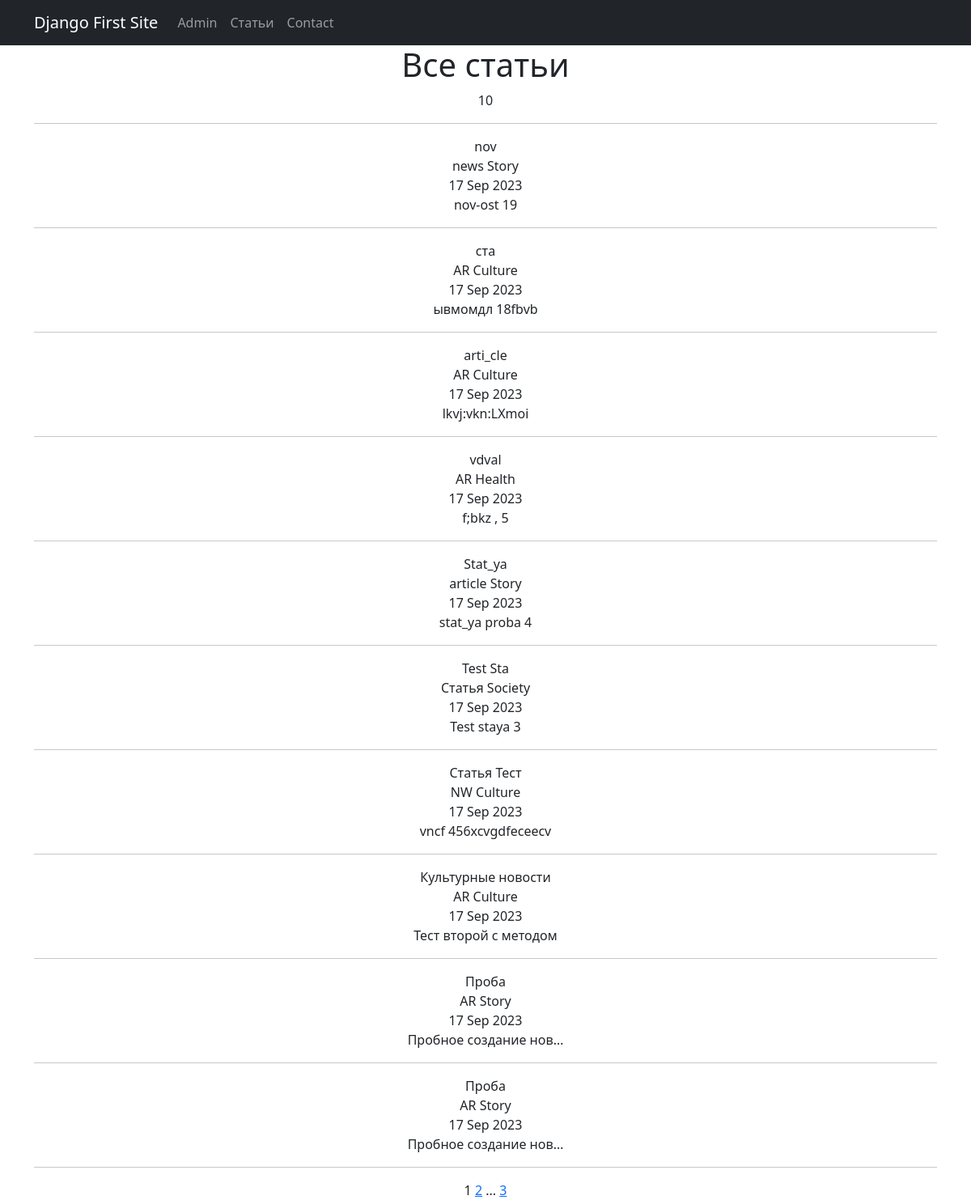
The page /news/ on the database as committed earlier.
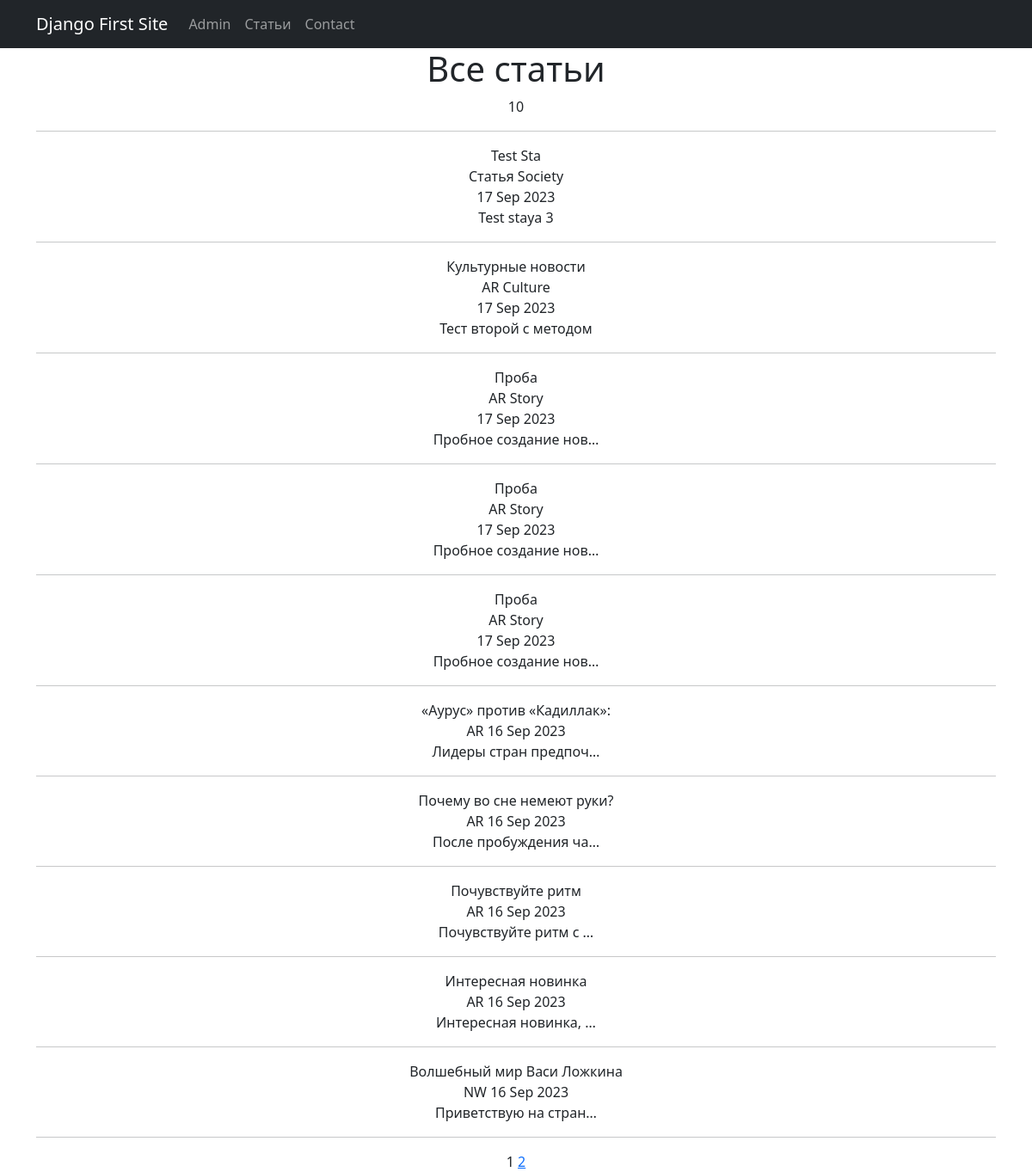
The same page on the database as committed later.
### news/models.py (models this page shows, shortened)
class Post(models.Model):
    news = 'NW'
    article = 'AR'
    CATEGORY_CHOICES = [
        (news, 'Новость'),
        (article, 'Статья')
    ]
    post_author = models.ForeignKey(Author, on_delete=models.CASCADE)
    category_type = models.CharField(max_length=2, choices=CATEGORY_CHOICES,
                                     default=article)
    post_date = models.DateTimeField(auto_now_add=True)
    post_category = models.ManyToManyField(Category, through='PostCategory')
    post_title = models.CharField(max_length=128)
    post_text = models.TextField()
    post_rating = models.SmallIntegerField(default=0)

class Category(models.Model):
    category_name = models.CharField(max_length=64, unique=True)
    subscribers = models.ManyToManyField(User, related_name='categories')

### news/views.py (the view)
# urls.py: path('', PostList.as_view(), name='news'),
class PostList(ListView):
    model = Post
    ordering = '-post_date'
    template_name = 'news.html'
    context_object_name = 'news'
    paginate_by = 10
    def get_context_data(self, **kwargs):
        context = super().get_context_data(**kwargs)
        return context

### news/templates/news/news.html (shortened to what this page needs)
{% extends 'flatpages/default.html' %}
{% load censor_filters %}
{% block content %}
<h1>Все статьи</h1>
{{ news|length }}
<hr>
{% if news|length %}
    {% for post in news %}
        {{ post.post_title }}
        <br>
        {{ post.category_type }}
            {% for cat in post.post_category.all %}
                {{ cat.category_name }}
                <br>
            {% endfor %}
        {{ post.post_date|date:'d M Y'}}
        <br>
        {{ post.post_text|truncatechars:21}}
        <hr>
    {% endfor %}
{% else %}
    <h1>Извините на данный момент статей нет</h1>
{% endif %}
{{ page_obj.number }}
{% if page_obj.has_next %}
    <a href="?page={{ page_obj.next_page_number }}">{{ page_obj.next_page_number }}</a>
    {% if paginator.num_pages != page_obj.next_page_number %}
    ...
    <a href="?page={{ page_obj.paginator.num_pages }}">{{ page_obj.paginator.num_pages }}</a>
    {% endif %}
{% endif %}
{% endblock content %}

### news/templates/news/flatpages/default.html (shortened to what this page needs)
<!DOCTYPE html>
<html lang="en">
    <head>
        {% load static %}
        <link href="{% static 'css/styles.css' %}" rel="stylesheet" />
    </head>
    <body>
       <nav class="navbar navbar-expand-lg navbar-dark bg-dark static-top">
            <div class="container">
                <a class="navbar-brand" href="#">Django First Site</a>
                <div class="collapse navbar-collapse" id="navbarResponsive">
                    <ul class="navbar-nav ml-auto">
                        <li class="nav-item active">
                            <a class="nav-link" href="/admin/">Admin
                            </a>
                        </li>
                        <li class="nav-item">
                            <a class="nav-link" href="/news/">Статьи</a>
                        </li>
                        <li class="nav-item">
                            <a class="nav-link" href="/contact/">Contact</a>
                        </li>
                    </ul>
                </div>
            </div>
        </nav>
        <div class="container">
            <div class="row">
                <div class="col-lg-12 text-center">
                    {% block content %}
                    {% endblock content %}
                </div>
            </div>
        </div>
    </body>
</html>

Rows that differ between the two databases and show on the page:
removed Post: post_title "nov", category_type "news", post_date "17 Sep 2023", post_text "nov-ost 19", Category (category_name "Story")
removed Post: post_title "ста", category_type "AR", post_date "17 Sep 2023", post_text "ывмомдл 18fbvb", Category (category_name "Culture")
removed Post: post_title "arti_cle", category_type "AR", post_date "17 Sep 2023", post_text "lkvj:vkn:LXmoi", Category (category_name "Culture")
removed Post: post_title "vdval", category_type "AR", post_date "17 Sep 2023", post_text "f;bkz , 5"
no longer on this page (row unchanged): Category: category_name "Health", shown under "vdval"
removed Post: post_title "Stat_ya", category_type "article", post_date "17 Sep 2023", post_text "stat_ya proba 4", Category (category_name "Story")
removed Post: post_title "Статья Тест", category_type "NW", post_date "17 Sep 2023", post_text "vncf 456xcvgdfeceecv", Category (category_name "Culture")
now on this page (row unchanged): Post: post_title "Проба", category_type "AR", post_date "17 Sep 2023", post_text "Пробное создание нов…", Category (category_name "Story")
now on this page (row unchanged): Post: post_title "«Аурус» против «Кадиллак»:", category_type "AR", post_date "16 Sep 2023", post_text "Лидеры стран предпоч…"
now on this page (row unchanged): Post: post_title "Почему во сне немеют руки?", category_type "AR", post_date "16 Sep 2023", post_text "После пробуждения ча…"
now on this page (row unchanged): Post: post_title "Почувствуйте ритм", category_type "AR", post_date "16 Sep 2023", post_text "Почувствуйте ритм с …"
now on this page (row unchanged): Post: post_title "Интересная новинка", category_type "AR", post_date "16 Sep 2023", post_text "Интересная новинка, …"
now on this page (row unchanged): Post: post_title "Волшебный мир Васи Ложкина", category_type "NW", post_date "16 Sep 2023", post_text "Приветствую на стран…"
Other text that changed with them:
{{ page_obj.paginator.num_pages }}: "3" → (not shown)
